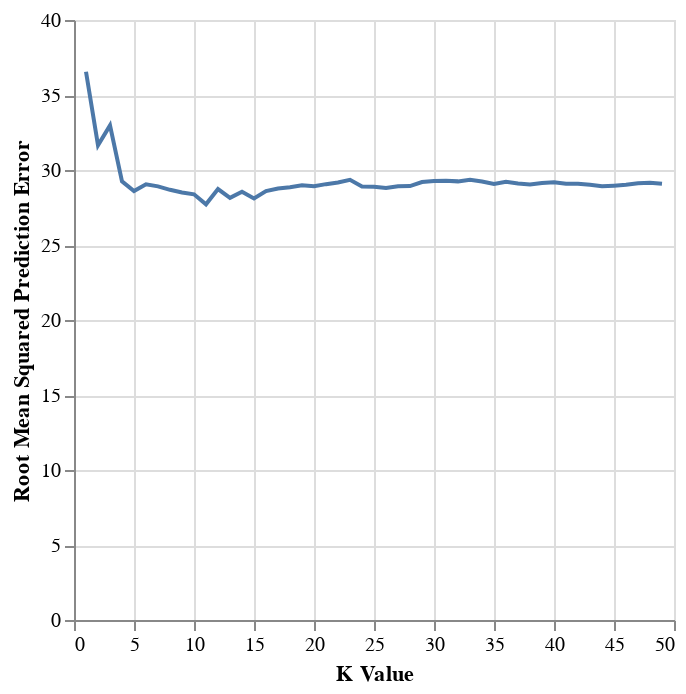

This figure's notebook cell:
### Code cell
#Best K graph
Optimal_K_Chart=alt.Chart(player_results).mark_line().encode(
    x=alt.X('param_kneighborsregressor__n_neighbors', title='K Value'),
    y=alt.Y('RMSPE', title='Root Mean Squared Prediction Error'))
Optimal_K_Chart

### Figure 1 — Vega-Lite specification as saved in the notebook (floating-point values rounded to 4 significant figures)
{"config": {"view": {"continuousWidth": 300, "continuousHeight": 300}}, "data": {"name": "data-b0b91583be317cd194664c95b59f3b13"}, "mark": {"type": "line"}, "encoding": {"x": {"field": "param_kneighborsregressor__n_neighbors", "title": "K Value", "type": "quantitative"}, "y": {"field": "RMSPE", "title": "Root Mean Squared Prediction Error", "type": "quantitative"}}, "$schema": "https://vega.github.io/schema/vega-lite/v5.20.1.json", "datasets": {"data-b0b91583be317cd194664c95b59f3b13": [{"mean_fit_time": 0.005282, "std_fit_time": 0.0003636, "mean_score_time": 0.003215, "std_score_time": 0.0002627, "param_kneighborsregressor__n_neighbors": 1, "params": {"kneighborsregressor__n_neighbors": 1}, "split0_test_score": -55.51, "split1_test_score": -8.642, "split2_test_score": -45.5, "mean_test_score": -36.55, "std_test_score": 20.15, "rank_test_score": 49, "RMSPE": 36.55}, {"mean_fit_time": 0.004799, "std_fit_time": 2.015e-05, "mean_score_time": 0.002978, "std_score_time": 1.145e-05, "param_kneighborsregressor__n_neighbors": 2, "params": {"kneighborsregressor__n_neighbors": 2}, "split0_test_score": -42.61, "split1_test_score": -6.993, "split2_test_score": -45.34, "mean_test_score": -31.65, "std_test_score": 17.47, "rank_test_score": 47, "RMSPE": 31.65}, {"mean_fit_time": 0.004792, "std_fit_time": 7.009e-05, "mean_score_time": 0.002947, "std_score_time": 9.198e-06, "param_kneighborsregressor__n_neighbors": 3, "params": {"kneighborsregressor__n_neighbors": 3}, "split0_test_score": -39.02, "split1_test_score": -19.37, "split2_test_score": -40.53, "mean_test_score": -32.97, "std_test_score": 9.639, "rank_test_score": 48, "RMSPE": 32.97}, {"mean_fit_time": 0.004752, "std_fit_time": 2.134e-05, "mean_score_time": 0.002951, "std_score_time": 8.241e-06, "param_kneighborsregressor__n_neighbors": 4, "params": {"kneighborsregressor__n_neighbors": 4}, "split0_test_score": -31.32, "split1_test_score": -14.61, "split2_test_score": -41.78, "mean_test_score": -29.24, "std_test_score": 11.19, "rank_test_score": 41, "RMSPE": 29.24}, {"mean_fit_time": 0.004858, "std_fit_time": 9.845e-05, "mean_score_time": 0.002963, "std_score_time": 4.243e-06, "param_kneighborsregressor__n_neighbors": 5, "params": {"kneighborsregressor__n_neighbors": 5}, "split0_test_score": -31.05, "split1_test_score": -12.13, "split2_test_score": -42.61, "mean_test_score": -28.6, "std_test_score": 12.56, "rank_test_score": 8, "RMSPE": 28.6}, {"mean_fit_time": 0.004712, "std_fit_time": 1.106e-05, "mean_score_time": 0.002951, "std_score_time": 1.182e-05, "param_kneighborsregressor__n_neighbors": 6, "params": {"kneighborsregressor__n_neighbors": 6}, "split0_test_score": -30.92, "split1_test_score": -12.5, "split2_test_score": -43.7, "mean_test_score": -29.04, "std_test_score": 12.81, "rank_test_score": 26, "RMSPE": 29.04}, {"mean_fit_time": 0.004716, "std_fit_time": 1.292e-05, "mean_score_time": 0.002948, "std_score_time": 8.566e-06, "param_kneighborsregressor__n_neighbors": 7, "params": {"kneighborsregressor__n_neighbors": 7}, "split0_test_score": -30.99, "split1_test_score": -11.73, "split2_test_score": -44.0, "mean_test_score": -28.91, "std_test_score": 13.26, "rank_test_score": 16, "RMSPE": 28.91}, {"mean_fit_time": 0.004744, "std_fit_time": 9.361e-05, "mean_score_time": 0.00294, "std_score_time": 4.428e-06, "param_kneighborsregressor__n_neighbors": 8, "params": {"kneighborsregressor__n_neighbors": 8}, "split0_test_score": -31.45, "split1_test_score": -10.5, "split2_test_score": -44.09, "mean_test_score": -28.68, "std_test_score": 13.85, "rank_test_score": 9, "RMSPE": 28.68}, {"mean_fit_time": 0.004692, "std_fit_time": 1.82e-05, "mean_score_time": 0.002979, "std_score_time": 2.649e-05, "param_kneighborsregressor__n_neighbors": 9, "params": {"kneighborsregressor__n_neighbors": 9}, "split0_test_score": -31.51, "split1_test_score": -9.979, "split2_test_score": -44.03, "mean_test_score": -28.51, "std_test_score": 14.06, "rank_test_score": 5, "RMSPE": 28.51}, {"mean_fit_time": 0.004748, "std_fit_time": 7.392e-05, "mean_score_time": 0.002958, "std_score_time": 1.146e-05, "param_kneighborsregressor__n_neighbors": 10, "params": {"kneighborsregressor__n_neighbors": 10}, "split0_test_score": -32.05, "split1_test_score": -9.232, "split2_test_score": -43.86, "mean_test_score": -28.38, "std_test_score": 14.37, "rank_test_score": 4, "RMSPE": 28.38}, {"mean_fit_time": 0.004669, "std_fit_time": 1.541e-05, "mean_score_time": 0.002963, "std_score_time": 1.003e-05, "param_kneighborsregressor__n_neighbors": 11, "params": {"kneighborsregressor__n_neighbors": 11}, "split0_test_score": -29.68, "split1_test_score": -9.68, "split2_test_score": -43.77, "mean_test_score": -27.71, "std_test_score": 13.99, "rank_test_score": 1, "RMSPE": 27.71}, {"mean_fit_time": 0.004738, "std_fit_time": 7.527e-05, "mean_score_time": 0.00296, "std_score_time": 5.589e-06, "param_kneighborsregressor__n_neighbors": 12, "params": {"kneighborsregressor__n_neighbors": 12}, "split0_test_score": -32.73, "split1_test_score": -9.06, "split2_test_score": -44.39, "mean_test_score": -28.73, "std_test_score": 14.7, "rank_test_score": 10, "RMSPE": 28.73}, {"mean_fit_time": 0.00467, "std_fit_time": 1.715e-05, "mean_score_time": 0.00297, "std_score_time": 2.541e-06, "param_kneighborsregressor__n_neighbors": 13, "params": {"kneighborsregressor__n_neighbors": 13}, "split0_test_score": -30.59, "split1_test_score": -9.756, "split2_test_score": -44.08, "mean_test_score": -28.14, "std_test_score": 14.12, "rank_test_score": 3, "RMSPE": 28.14}, {"mean_fit_time": 0.00468, "std_fit_time": 1.587e-05, "mean_score_time": 0.002976, "std_score_time": 1.998e-06, "param_kneighborsregressor__n_neighbors": 14, "params": {"kneighborsregressor__n_neighbors": 14}, "split0_test_score": -30.95, "split1_test_score": -10.03, "split2_test_score": -44.68, "mean_test_score": -28.56, "std_test_score": 14.25, "rank_test_score": 6, "RMSPE": 28.56}, {"mean_fit_time": 0.00472, "std_fit_time": 7.674e-05, "mean_score_time": 0.002986, "std_score_time": 2.349e-05, "param_kneighborsregressor__n_neighbors": 15, "params": {"kneighborsregressor__n_neighbors": 15}, "split0_test_score": -31.11, "split1_test_score": -8.71, "split2_test_score": -44.5, "mean_test_score": -28.11, "std_test_score": 14.76, "rank_test_score": 2, "RMSPE": 28.11}, {"mean_fit_time": 0.004682, "std_fit_time": 1.235e-05, "mean_score_time": 0.002986, "std_score_time": 8.828e-06, "param_kneighborsregressor__n_neighbors": 16, "params": {"kneighborsregressor__n_neighbors": 16}, "split0_test_score": -31.21, "split1_test_score": -9.888, "split2_test_score": -44.69, "mean_test_score": -28.6, "std_test_score": 14.33, "rank_test_score": 7, "RMSPE": 28.6}, {"mean_fit_time": 0.004794, "std_fit_time": 0.0001537, "mean_score_time": 0.002988, "std_score_time": 1.18e-05, "param_kneighborsregressor__n_neighbors": 17, "params": {"kneighborsregressor__n_neighbors": 17}, "split0_test_score": -31.37, "split1_test_score": -10.18, "split2_test_score": -44.76, "mean_test_score": -28.77, "std_test_score": 14.23, "rank_test_score": 11, "RMSPE": 28.77}, {"mean_fit_time": 0.004677, "std_fit_time": 1.25e-05, "mean_score_time": 0.002979, "std_score_time": 3.602e-06, "param_kneighborsregressor__n_neighbors": 18, "params": {"kneighborsregressor__n_neighbors": 18}, "split0_test_score": -31.37, "split1_test_score": -10.3, "split2_test_score": -44.87, "mean_test_score": -28.85, "std_test_score": 14.22, "rank_test_score": 13, "RMSPE": 28.85}, {"mean_fit_time": 0.004727, "std_fit_time": 6.358e-05, "mean_score_time": 0.002985, "std_score_time": 3.462e-06, "param_kneighborsregressor__n_neighbors": 19, "params": {"kneighborsregressor__n_neighbors": 19}, "split0_test_score": -31.65, "split1_test_score": -10.41, "split2_test_score": -44.86, "mean_test_score": -28.98, "std_test_score": 14.19, "rank_test_score": 22, "RMSPE": 28.98}, {"mean_fit_time": 0.004657, "std_fit_time": 1.178e-05, "mean_score_time": 0.002992, "std_score_time": 5.063e-06, "param_kneighborsregressor__n_neighbors": 20, "params": {"kneighborsregressor__n_neighbors": 20}, "split0_test_score": -32.0, "split1_test_score": -9.847, "split2_test_score": -44.9, "mean_test_score": -28.91, "std_test_score": 14.47, "rank_test_score": 17, "RMSPE": 28.91}, {"mean_fit_time": 0.004656, "std_fit_time": 1.471e-05, "mean_score_time": 0.003019, "std_score_time": 2.866e-05, "param_kneighborsregressor__n_neighbors": 21, "params": {"kneighborsregressor__n_neighbors": 21}, "split0_test_score": -32.01, "split1_test_score": -10.18, "split2_test_score": -44.99, "mean_test_score": -29.06, "std_test_score": 14.36, "rank_test_score": 27, "RMSPE": 29.06}, {"mean_fit_time": 0.004718, "std_fit_time": 7.303e-05, "mean_score_time": 0.003009, "std_score_time": 2.395e-05, "param_kneighborsregressor__n_neighbors": 22, "params": {"kneighborsregressor__n_neighbors": 22}, "split0_test_score": -32.3, "split1_test_score": -10.17, "split2_test_score": -45.02, "mean_test_score": -29.17, "std_test_score": 14.4, "rank_test_score": 36, "RMSPE": 29.17}, {"mean_fit_time": 0.004678, "std_fit_time": 7.69e-06, "mean_score_time": 0.002993, "std_score_time": 4.065e-06, "param_kneighborsregressor__n_neighbors": 23, "params": {"kneighborsregressor__n_neighbors": 23}, "split0_test_score": -32.22, "split1_test_score": -10.75, "split2_test_score": -45.06, "mean_test_score": -29.35, "std_test_score": 14.15, "rank_test_score": 45, "RMSPE": 29.35}, {"mean_fit_time": 0.004731, "std_fit_time": 7.158e-05, "mean_score_time": 0.003, "std_score_time": 6.522e-06, "param_kneighborsregressor__n_neighbors": 24, "params": {"kneighborsregressor__n_neighbors": 24}, "split0_test_score": -32.37, "split1_test_score": -9.231, "split2_test_score": -45.11, "mean_test_score": -28.91, "std_test_score": 14.85, "rank_test_score": 15, "RMSPE": 28.91}, {"mean_fit_time": 0.004686, "std_fit_time": 2.314e-05, "mean_score_time": 0.003002, "std_score_time": 2.245e-06, "param_kneighborsregressor__n_neighbors": 25, "params": {"kneighborsregressor__n_neighbors": 25}, "split0_test_score": -32.3, "split1_test_score": -9.194, "split2_test_score": -45.14, "mean_test_score": -28.88, "std_test_score": 14.87, "rank_test_score": 14, "RMSPE": 28.88}, {"mean_fit_time": 0.004723, "std_fit_time": 8.109e-05, "mean_score_time": 0.003009, "std_score_time": 4.864e-06, "param_kneighborsregressor__n_neighbors": 26, "params": {"kneighborsregressor__n_neighbors": 26}, "split0_test_score": -32.3, "split1_test_score": -8.91, "split2_test_score": -45.18, "mean_test_score": -28.79, "std_test_score": 15.01, "rank_test_score": 12, "RMSPE": 28.79}, {"mean_fit_time": 0.004665, "std_fit_time": 7.14e-06, "mean_score_time": 0.00303, "std_score_time": 2.535e-05, "param_kneighborsregressor__n_neighbors": 27, "params": {"kneighborsregressor__n_neighbors": 27}, "split0_test_score": -32.34, "split1_test_score": -9.204, "split2_test_score": -45.2, "mean_test_score": -28.91, "std_test_score": 14.9, "rank_test_score": 18, "RMSPE": 28.91}, {"mean_fit_time": 0.004672, "std_fit_time": 1.154e-05, "mean_score_time": 0.003022, "std_score_time": 6.938e-06, "param_kneighborsregressor__n_neighbors": 28, "params": {"kneighborsregressor__n_neighbors": 28}, "split0_test_score": -32.29, "split1_test_score": -9.246, "split2_test_score": -45.25, "mean_test_score": -28.93, "std_test_score": 14.89, "rank_test_score": 20, "RMSPE": 28.93}, {"mean_fit_time": 0.004722, "std_fit_time": 7.183e-05, "mean_score_time": 0.003019, "std_score_time": 3.216e-06, "param_kneighborsregressor__n_neighbors": 29, "params": {"kneighborsregressor__n_neighbors": 29}, "split0_test_score": -32.37, "split1_test_score": -9.926, "split2_test_score": -45.3, "mean_test_score": -29.2, "std_test_score": 14.62, "rank_test_score": 38, "RMSPE": 29.2}, {"mean_fit_time": 0.004682, "std_fit_time": 3.371e-05, "mean_score_time": 0.003031, "std_score_time": 5.399e-06, "param_kneighborsregressor__n_neighbors": 30, "params": {"kneighborsregressor__n_neighbors": 30}, "split0_test_score": -32.37, "split1_test_score": -10.24, "split2_test_score": -45.21, "mean_test_score": -29.27, "std_test_score": 14.44, "rank_test_score": 43, "RMSPE": 29.27}, {"mean_fit_time": 0.004725, "std_fit_time": 6.492e-05, "mean_score_time": 0.003039, "std_score_time": 4.02e-05, "param_kneighborsregressor__n_neighbors": 31, "params": {"kneighborsregressor__n_neighbors": 31}, "split0_test_score": -32.56, "split1_test_score": -10.04, "split2_test_score": -45.24, "mean_test_score": -29.28, "std_test_score": 14.56, "rank_test_score": 44, "RMSPE": 29.28}, {"mean_fit_time": 0.004673, "std_fit_time": 1.638e-05, "mean_score_time": 0.003034, "std_score_time": 3.52e-06, "param_kneighborsregressor__n_neighbors": 32, "params": {"kneighborsregressor__n_neighbors": 32}, "split0_test_score": -32.57, "split1_test_score": -9.866, "split2_test_score": -45.3, "mean_test_score": -29.24, "std_test_score": 14.65, "rank_test_score": 42, "RMSPE": 29.24}, {"mean_fit_time": 0.004719, "std_fit_time": 6.362e-05, "mean_score_time": 0.003031, "std_score_time": 4.563e-06, "param_kneighborsregressor__n_neighbors": 33, "params": {"kneighborsregressor__n_neighbors": 33}, "split0_test_score": -32.51, "split1_test_score": -10.21, "split2_test_score": -45.33, "mean_test_score": -29.35, "std_test_score": 14.51, "rank_test_score": 46, "RMSPE": 29.35}, {"mean_fit_time": 0.004667, "std_fit_time": 4.913e-06, "mean_score_time": 0.003032, "std_score_time": 8.356e-06, "param_kneighborsregressor__n_neighbors": 34, "params": {"kneighborsregressor__n_neighbors": 34}, "split0_test_score": -32.54, "split1_test_score": -9.876, "split2_test_score": -45.29, "mean_test_score": -29.23, "std_test_score": 14.64, "rank_test_score": 40, "RMSPE": 29.23}, {"mean_fit_time": 0.004741, "std_fit_time": 6.103e-05, "mean_score_time": 0.003032, "std_score_time": 6.365e-06, "param_kneighborsregressor__n_neighbors": 35, "params": {"kneighborsregressor__n_neighbors": 35}, "split0_test_score": -32.46, "split1_test_score": -9.992, "split2_test_score": -44.74, "mean_test_score": -29.06, "std_test_score": 14.39, "rank_test_score": 28, "RMSPE": 29.06}, {"mean_fit_time": 0.004763, "std_fit_time": 4.627e-05, "mean_score_time": 0.003036, "std_score_time": 5.571e-06, "param_kneighborsregressor__n_neighbors": 36, "params": {"kneighborsregressor__n_neighbors": 36}, "split0_test_score": -32.62, "split1_test_score": -10.26, "split2_test_score": -44.76, "mean_test_score": -29.21, "std_test_score": 14.29, "rank_test_score": 39, "RMSPE": 29.21}, {"mean_fit_time": 0.004681, "std_fit_time": 1.214e-05, "mean_score_time": 0.003053, "std_score_time": 1.314e-05, "param_kneighborsregressor__n_neighbors": 37, "params": {"kneighborsregressor__n_neighbors": 37}, "split0_test_score": -32.58, "split1_test_score": -9.9, "split2_test_score": -44.81, "mean_test_score": -29.1, "std_test_score": 14.46, "rank_test_score": 32, "RMSPE": 29.1}, {"mean_fit_time": 0.00473, "std_fit_time": 7.11e-05, "mean_score_time": 0.003047, "std_score_time": 2.171e-06, "param_kneighborsregressor__n_neighbors": 38, "params": {"kneighborsregressor__n_neighbors": 38}, "split0_test_score": -32.6, "split1_test_score": -9.669, "split2_test_score": -44.85, "mean_test_score": -29.04, "std_test_score": 14.58, "rank_test_score": 25, "RMSPE": 29.04}, {"mean_fit_time": 0.004665, "std_fit_time": 5.347e-06, "mean_score_time": 0.003046, "std_score_time": 3.133e-06, "param_kneighborsregressor__n_neighbors": 39, "params": {"kneighborsregressor__n_neighbors": 39}, "split0_test_score": -32.59, "split1_test_score": -9.918, "split2_test_score": -44.87, "mean_test_score": -29.13, "std_test_score": 14.48, "rank_test_score": 34, "RMSPE": 29.13}, {"mean_fit_time": 0.004782, "std_fit_time": 7.258e-05, "mean_score_time": 0.003083, "std_score_time": 2.644e-05, "param_kneighborsregressor__n_neighbors": 40, "params": {"kneighborsregressor__n_neighbors": 40}, "split0_test_score": -32.64, "split1_test_score": -10.0, "split2_test_score": -44.92, "mean_test_score": -29.18, "std_test_score": 14.46, "rank_test_score": 37, "RMSPE": 29.18}, {"mean_fit_time": 0.004682, "std_fit_time": 1.892e-05, "mean_score_time": 0.00306, "std_score_time": 1.411e-05, "param_kneighborsregressor__n_neighbors": 41, "params": {"kneighborsregressor__n_neighbors": 41}, "split0_test_score": -32.65, "split1_test_score": -9.743, "split2_test_score": -44.83, "mean_test_score": -29.08, "std_test_score": 14.55, "rank_test_score": 30, "RMSPE": 29.08}, {"mean_fit_time": 0.004675, "std_fit_time": 1.46e-05, "mean_score_time": 0.003068, "std_score_time": 1.061e-05, "param_kneighborsregressor__n_neighbors": 42, "params": {"kneighborsregressor__n_neighbors": 42}, "split0_test_score": -32.74, "split1_test_score": -9.622, "split2_test_score": -44.88, "mean_test_score": -29.08, "std_test_score": 14.63, "rank_test_score": 31, "RMSPE": 29.08}, {"mean_fit_time": 0.004714, "std_fit_time": 6.992e-05, "mean_score_time": 0.003058, "std_score_time": 1.211e-05, "param_kneighborsregressor__n_neighbors": 43, "params": {"kneighborsregressor__n_neighbors": 43}, "split0_test_score": -32.74, "split1_test_score": -9.383, "split2_test_score": -44.92, "mean_test_score": -29.01, "std_test_score": 14.74, "rank_test_score": 24, "RMSPE": 29.01}, {"mean_fit_time": 0.004728, "std_fit_time": 6.982e-05, "mean_score_time": 0.003074, "std_score_time": 1.018e-05, "param_kneighborsregressor__n_neighbors": 44, "params": {"kneighborsregressor__n_neighbors": 44}, "split0_test_score": -32.67, "split1_test_score": -9.133, "split2_test_score": -44.95, "mean_test_score": -28.92, "std_test_score": 14.86, "rank_test_score": 19, "RMSPE": 28.92}, {"mean_fit_time": 0.004771, "std_fit_time": 0.0001552, "mean_score_time": 0.003064, "std_score_time": 9e-06, "param_kneighborsregressor__n_neighbors": 45, "params": {"kneighborsregressor__n_neighbors": 45}, "split0_test_score": -32.72, "split1_test_score": -9.175, "split2_test_score": -44.97, "mean_test_score": -28.96, "std_test_score": 14.85, "rank_test_score": 21, "RMSPE": 28.96}, {"mean_fit_time": 0.004653, "std_fit_time": 6.872e-06, "mean_score_time": 0.00306, "std_score_time": 7.016e-06, "param_kneighborsregressor__n_neighbors": 46, "params": {"kneighborsregressor__n_neighbors": 46}, "split0_test_score": -32.72, "split1_test_score": -9.312, "split2_test_score": -45.0, "mean_test_score": -29.01, "std_test_score": 14.8, "rank_test_score": 23, "RMSPE": 29.01}, {"mean_fit_time": 0.004693, "std_fit_time": 7.588e-05, "mean_score_time": 0.00309, "std_score_time": 2.362e-05, "param_kneighborsregressor__n_neighbors": 47, "params": {"kneighborsregressor__n_neighbors": 47}, "split0_test_score": -32.75, "split1_test_score": -9.565, "split2_test_score": -45.03, "mean_test_score": -29.11, "std_test_score": 14.71, "rank_test_score": 33, "RMSPE": 29.11}, {"mean_fit_time": 0.004649, "std_fit_time": 1.387e-05, "mean_score_time": 0.003062, "std_score_time": 8.948e-06, "param_kneighborsregressor__n_neighbors": 48, "params": {"kneighborsregressor__n_neighbors": 48}, "split0_test_score": -32.77, "split1_test_score": -9.527, "split2_test_score": -45.15, "mean_test_score": -29.15, "std_test_score": 14.77, "rank_test_score": 35, "RMSPE": 29.15}, {"mean_fit_time": 0.004547, "std_fit_time": 7.605e-06, "mean_score_time": 0.003006, "std_score_time": 5.786e-05, "param_kneighborsregressor__n_neighbors": 49, "params": {"kneighborsregressor__n_neighbors": 49}, "split0_test_score": -32.73, "split1_test_score": -9.518, "split2_test_score": -44.99, "mean_test_score": -29.08, "std_test_score": 14.71, "rank_test_score": 29, "RMSPE": 29.08}]}}
